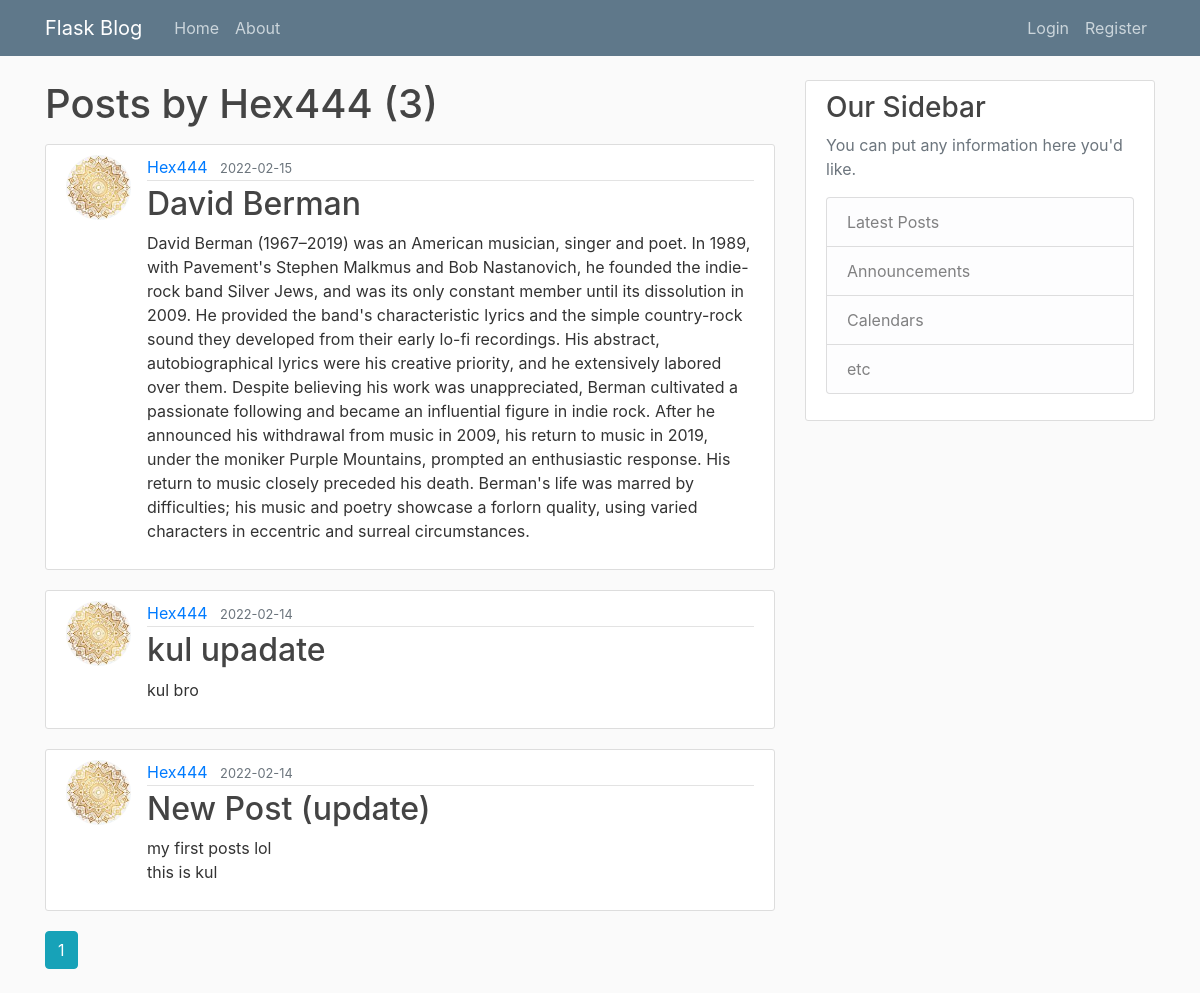
The page /user/Hex444 on the database its author committed.
### flaskblog/models.py (models this page shows, shortened)
class User(db.Model, UserMixin):
    id = db.Column(db.Integer, primary_key=True)
    username = db.Column(db.String(20), unique=True, nullable=False)
    email = db.Column(db.String(120), unique=True, nullable=False)
    image_file = db.Column(db.String(20), nullable=False, default='default.jpg')
    password = db.Column(db.String(60), nullable=False)
    posts = db.relationship('Post', backref="author", lazy=True)

class Post(db.Model):
    id = db.Column(db.Integer, primary_key=True)
    title = db.Column(db.String(100), nullable=False)
    date_posted = db.Column(db.DateTime, nullable=False, default=datetime.utcnow)
    content = db.Column(db.Text, nullable=False)
    user_id = db.Column(db.Integer, db.ForeignKey('user.id'), nullable=False)

### flaskblog/routes.py (the view)
@app.route("/user/<string:username>")
def user_posts(username):
    page = request.args.get("page", 1, type=int)
    user = User.query.filter_by(username=username).first_or_404()
    posts = Post.query.filter_by(author=user)\
        .order_by(Post.date_posted.desc())\
        .paginate(per_page=5, page=page)
    return render_template("user_posts.html", posts=posts, user=user,emojis=emojis)

### flaskblog/templates/user_posts.html
{% extends "layout.html" %}
{% block content %}
    <h1 class="mb-3">Posts by {{ user.username }} ({{ posts.total }})</h1>
    {% for post in posts.items %}
    <article class="media content-section">
      <img src="{{ url_for('static', filename='profile_pics/' + post.author.image_file) }}" alt="pfp of author" class="rounded-circle article-img">
        <div class="media-body">
          <div class="article-metadata">
            <a class="mr-2" href="{{url_for('user_posts', username=post.author.username)}}">{{ post.author.username }}</a>
            <small class="text-muted">{{ post.date_posted.strftime("%Y-%m-%d") }}</small>
          </div>
          <h2><a class="article-title" href="{{ url_for('post', post_id=post.id) }}">{{ post.title }}</a></h2>
          <p class="article-content">{{ post.content }}</p>
        </div>
      </article>
    {% endfor %}
    {% for page_num in posts.iter_pages(left_edge=1,right_edge=1,left_current=1,right_current=2) %}
      {% if page_num %}
        {%if posts.page == page_num %}
          <a class="btn btn-info mb-4" href="{{ url_for('user_posts', username=user.username, page=page_num) }}">{{ page_num }}</a>
        {% else %}
          <a class="btn btn-outline-info mb-4" href="{{ url_for('user_posts',username=user.username, page=page_num) }}">{{ page_num }}</a>
        {% endif %}
      {% else %}
        ...
      {% endif %}
    {% endfor %}
{% endblock content %}

### flaskblog/static/main.css (style rules this page uses)
body { background: #fafafa; color: #333333; margin-top: 5rem; }
h1, h2, h3, h4, h5, h6 { color: #444444; }
.content-section { background: #ffffff; padding: 10px 20px; border: 1px solid #dddddd; border-radius: 3px; margin-bottom: 20px; }
.article-title { color: #444444; }
.article-content { white-space: pre-line; }
.article-img { height: 65px; width: 65px; margin-right: 16px; }
.article-metadata { padding-bottom: 1px; margin-bottom: 4px; border-bottom: 1px solid #e3e3e3 }

### rows shown on the page
User: username "Hex444"
Post: image_file (picture), author.username "Hex444", date_posted "2022-02-15", title "David Berman", content "David Berman (1967–2019) was an American musician, singer and poet. In 1989, with Pavement's Stephen Malkmus and Bob Nastanovich, he founded the indie-rock band Silver Jews, and was its only constant member until its dissolution in 2009. He provided the band's characteristic lyrics and the simple country-rock sound they developed from their early lo-fi recordings. His abstract, autobiographical lyrics were his creative priority, and he extensively labored over them. Despite believing his work was unappreciated, Berman cultivated a passionate following and became an influential figure in indie rock. After he announced his withdrawal from music in 2009, his return to music in 2019, under the…"
Post: image_file (picture), author.username "Hex444", date_posted "2022-02-14", title "kul upadate", content "kul bro"
Post: image_file (picture), author.username "Hex444", date_posted "2022-02-14", title "New Post (update)", content "my first posts lol this is kul"

### other values the page prints
{{ posts.total }} "3"
{{ page_num }} "1"
